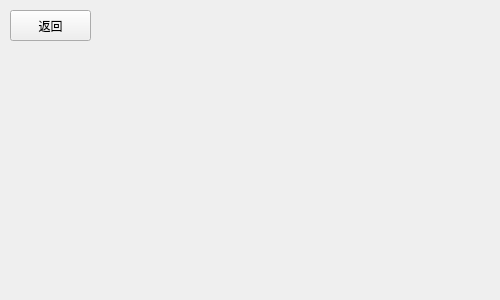
<?xml version="1.0" encoding="UTF-8"?>
<ui version="4.0">
 <class>MyQuestion</class>
 <widget class="QWidget" name="MyQuestion">
  <property name="geometry">
   <rect>
    <x>0</x>
    <y>0</y>
    <width>500</width>
    <height>300</height>
   </rect>
  </property>
  <property name="windowTitle">
   <string>Form</string>
  </property>
  <widget class="QLabel" name="label">
   <property name="geometry">
    <rect>
     <x>40</x>
     <y>40</y>
     <width>411</width>
     <height>241</height>
    </rect>
   </property>
   <property name="text">
    <string/>
   </property>
  </widget>
  <widget class="QPushButton" name="pushButton">
   <property name="geometry">
    <rect>
     <x>10</x>
     <y>10</y>
     <width>81</width>
     <height>31</height>
    </rect>
   </property>
   <property name="text">
    <string>返回</string>
   </property>
  </widget>
 </widget>
 <resources/>
 <connections/>
</ui>
